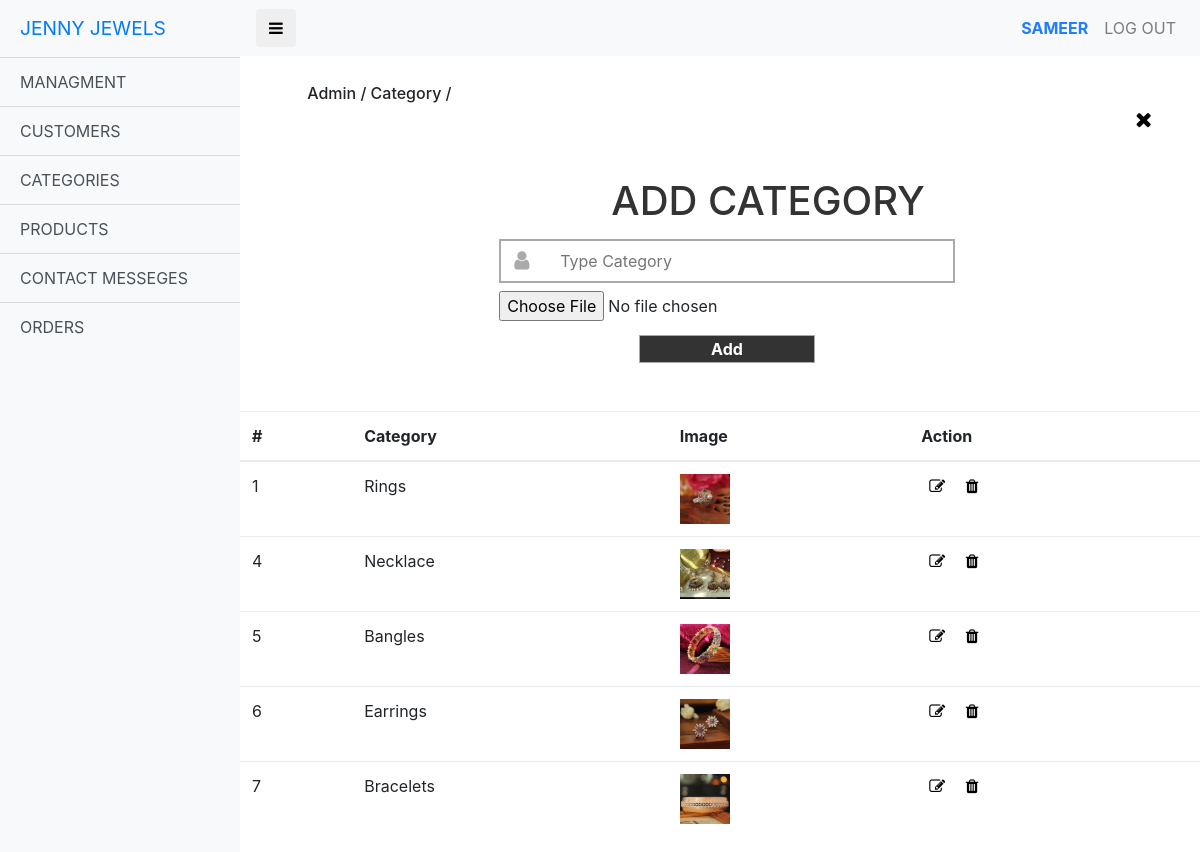
/addcategory.php (signed in), run on the app's committed database.
### tables this page shows
CREATE TABLE `category` (
  `cat_id` int(11) NOT NULL,
  `cat_name` varchar(255) NOT NULL,
  `cat_image` varchar(255) NOT NULL
);

### action_cat.php (called while the page is built, shortened)
<?php
$update = false;
    $catname="";
?>

### addcategory.php (the view, shortened to what this page needs)
<?php include 'header2.php';
 include 'action_cat.php';
 ?>
<H6 style="margin-left: 7%; margin-top: 3%;">Admin / Category /</H6>
<h6><a href="admin.php"  style="float: right; margin-right: 5%; text-decoration: none; color: black;"><i class="fa fa-times fa-lg"></i></a></h6>
<div style="margin-top: 8%; margin-left: 27%;">
			<?php if($update == true){ ?> <h1 style="margin-left: 12%; color:#333333;">UPDATE CATEGORY</h1> <?php } else{ ?>
			<h1 style="margin-left: 16%; color:#333333;">ADD CATEGORY</h1> <?php } ?>
<form action="action_cat.php" method="POST" enctype="multipart/form-data" >
<div class="inputWithIcon">
<input type="text" name="name" value="<?php echo $catname; ?>" placeholder="&nbsp;&nbsp;Type Category" required>
  <i class="fa fa-user fa-lg fa-fw" aria-hidden="true"></i>
</div>
<div class="inputWithIcon ">
  <input type="file" name="image" >
</div>
<div class="form-group btn_class">
		<?php if($update == true ){?>
		<input type="submit" name="up" class="btn  btn-block " value="Update" >
		<input type="submit" name="close" class="btn  btn-block " value="Close" >
	<?php } else {?>
	<input type="submit" name="add" class="btn  btn-block" value="Add" >
<?php } ?>
</div>
 </form>
 </div>
  <div class="mt-5">
			<table class="table  table-stripped tbl">
    <thead>
      <tr>
        <th>#</th>
        <th>Category</th>
        <th>Image</th>
        <th>Action</th>
      </tr>
    </thead>
    <tbody>
    			 	<?php
 $query = "select * from category ";
 $result = mysqli_query($conn,$query);
 while($res = mysqli_fetch_array($result)){
 ?>
      <tr>
        <td><?php echo $res['cat_id'];  ?></td>
        <td><?php echo $res['cat_name'];  ?></td>
         <td><img src="images/<?php echo $res['cat_image'];  ?>" height="50px;" width="50px;"></td>
         <td>
     <a href="addcategory.php?edit=<?php echo $res['cat_id']; ?>" class="p-2"  style="text-decoration: none; color: black;"><i class="fa fa-edit"></i></a>
 	<a href="addcategory.php?delete=<?php echo $res['cat_id']; ?>" class="p-2"  onclick="return confirm('Do you want to delete this admin ? ') style="text-decoration: none; color: black;"><i class="fa fa-trash" style="color: black;"></i></a>
 </td>
      </tr>
     <?php
 }
 ?>
  </table>
	</div>
 <?php include 'footer2.php'; ?>

### css/simple-sidebar.css (style rules this page uses)
body { overflow-x: hidden; }

### css/style4.css (style rules this page uses)
input[type="text"] { width: 65%; border: 2px solid #aaa; margin: 8px 0; outline: none; padding: 8px; box-sizing: border-box; transition: 0.3s; }
.inputWithIcon input[type="text"] { padding-left: 50px; }
.inputWithIcon { position: relative; }
.inputWithIcon i { position: absolute; left: 1%; top: 13px; padding: 9px 8px; color: #aaa; transition: 0.3s; }
input[type="submit"] { margin-left: 20%; width: 25% !important; padding: 3px; border-radius: 0px !important; font-weight: bold; background-color: #333333; border: 1px solid #aaa; box-shadow: none; cursor: pointer; transition: .5s; color:white; margin-top: 2%; margin-bottom: 2%; }

### data on the page
category: cat_id "1", cat_name "Rings", cat_image (picture)
category: cat_id "4", cat_name "Necklace", cat_image (picture)
category: cat_id "5", cat_name "Bangles", cat_image (picture)
category: cat_id "6", cat_name "Earrings", cat_image (picture)
category: cat_id "7", cat_name "Bracelets", cat_image (picture)

### other printed values
$_SESSION['adminname'] "SAMEER"
